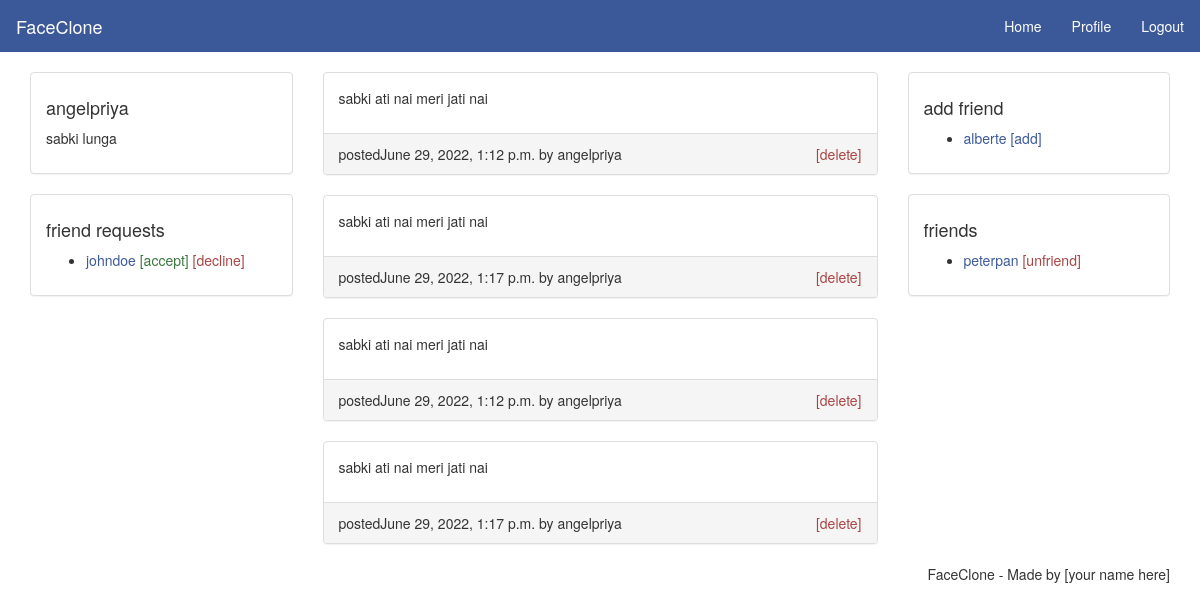
The page /home (signed in) on the database its author committed.
### social/models.py (models this page shows, shortened)
class UserProfile(models.Model):
    user = models.OneToOneField(User,on_delete=models.CASCADE)
    location = models.CharField(max_length=20,blank=True)
    bio = models.TextField(max_length=300,blank=True)
    img = models.ImageField(upload_to='pics',default='avtar.jpg.png')

class UserPost(models.Model):
    user = models.ForeignKey(User,on_delete=models.CASCADE)
    post = models.TextField(max_length=300,blank=False)
    date = models.DateTimeField(auto_now_add=True)

### social/views.py (the view)
# urls.py: 2. Add a URL to urlpatterns:  path('', views.home, name='home')
@login_required(login_url='index')
def home(request):
    user = request.user
    context = {'user':user}
    posts =UserPost.objects.all()
    context.update({"posts":posts})
    return render(request,'home.html',context)

### templates/home.html (shortened to what this page needs)
{% load static %}
<!DOCTYPE html>
<html>
<head>
  <link rel="stylesheet" type="text/css" href="{% static 'css/bootstrap.min.css' %}">
  <link rel="stylesheet" type="text/css" href="{% static 'css/style.css' %}">
</head>
<body>
  <nav class="navbar navbar-default">
    <div class="container-fluid">
      <div class="navbar-header">
        <a class="navbar-brand" href="{% url 'index' %}">FaceClone</a>
      </div>
      <ul class="nav navbar-nav navbar-right">
        <li><a href="{% url 'home' %}">Home</a></li>
        <li><a href="{% url 'profile' %}">Profile</a></li>
        <li><a href="{% url 'logout' %}">Logout</a></li>
      </ul>
    </div>
  </nav>
  <main class="container">
    <div class="row">
      <div class="col-md-3">
        <div class="panel panel-default">
          <div class="panel-body">
            <h4>{{user.username}}</h4>
            <p>{{user.userprofile.bio}}</p>
          </div>
        </div>
        <div class="panel panel-default">
          <div class="panel-body">
            <h4>friend requests</h4>
            <ul>
              <li>
                <a href="#">johndoe</a>
                <a class="text-success" href="#">[accept]</a>
                <a class="text-danger" href="#">[decline]</a>
              </li>
            </ul>
          </div>
        </div>
      </div>
      <div class="col-md-6">
          {% for post in posts %}
          <div class="panel panel-default">
            <div class="panel-body">
              <p>{{post.post}}</p>
            </div>
            <div class="panel-footer">
              <span>posted{{post.date}} by {{post.user.username}}</span>
              <span class="pull-right"><a class="text-danger" href="#">[delete]</a></span>
            </div>
          </div>
          {% endfor %}
        <div>
          {% for post in posts %}
          <div class="panel panel-default">
            <div class="panel-body">
              <p>{{post.post}}</p>
            </div>
            <div class="panel-footer">
              <span>posted{{post.date}} by {{post.user.username}}</span>
              <span class="pull-right"><a class="text-danger" href="#">[delete]</a></span>
            </div>
          </div>
          {% endfor %}
        </div>
      </div>
      <div class="col-md-3">
        <div class="panel panel-default">
          <div class="panel-body">
            <h4>add friend</h4>
            <ul>
              <li>
                <a href="#">alberte</a>
                <a href="#">[add]</a>
              </li>
            </ul>
          </div>
        </div>
        <div class="panel panel-default">
          <div class="panel-body">
            <h4>friends</h4>
            <ul>
              <li>
                <a href="#">peterpan</a>
                <a class="text-danger" href="#">[unfriend]</a>
              </li>
            </ul>
          </div>
        </div>
      </div>
    </div>
  </main>
  <footer class="container text-center">
    <ul class="nav nav-pills pull-right">
      <li>FaceClone - Made by [your name here]</li>
    </ul>
  </footer>
</body>
</html>

### static/css/style.css (style rules this page uses)
a { color: #3b5998; }
.navbar { -webkit-border-radius: 0; -moz-border-radius: 0; border-radius: 0; }
.navbar-default { background-color: #3b5998; border-color: #3b5998; }
.navbar-default .navbar-brand { color: #fff; }
.navbar-default .navbar-nav>li>a { color: #fff; }

### rows shown on the page
UserPost: post "sabki ati nai meri jati nai", date "June 29, 2022, 1:12 p.m.", user.username "angelpriya"
UserPost: post "sabki ati nai meri jati nai", date "June 29, 2022, 1:17 p.m.", user.username "angelpriya"

### other values the page prints
{{ user.username }} "angelpriya"
{{ user.userprofile.bio }} "sabki lunga"
